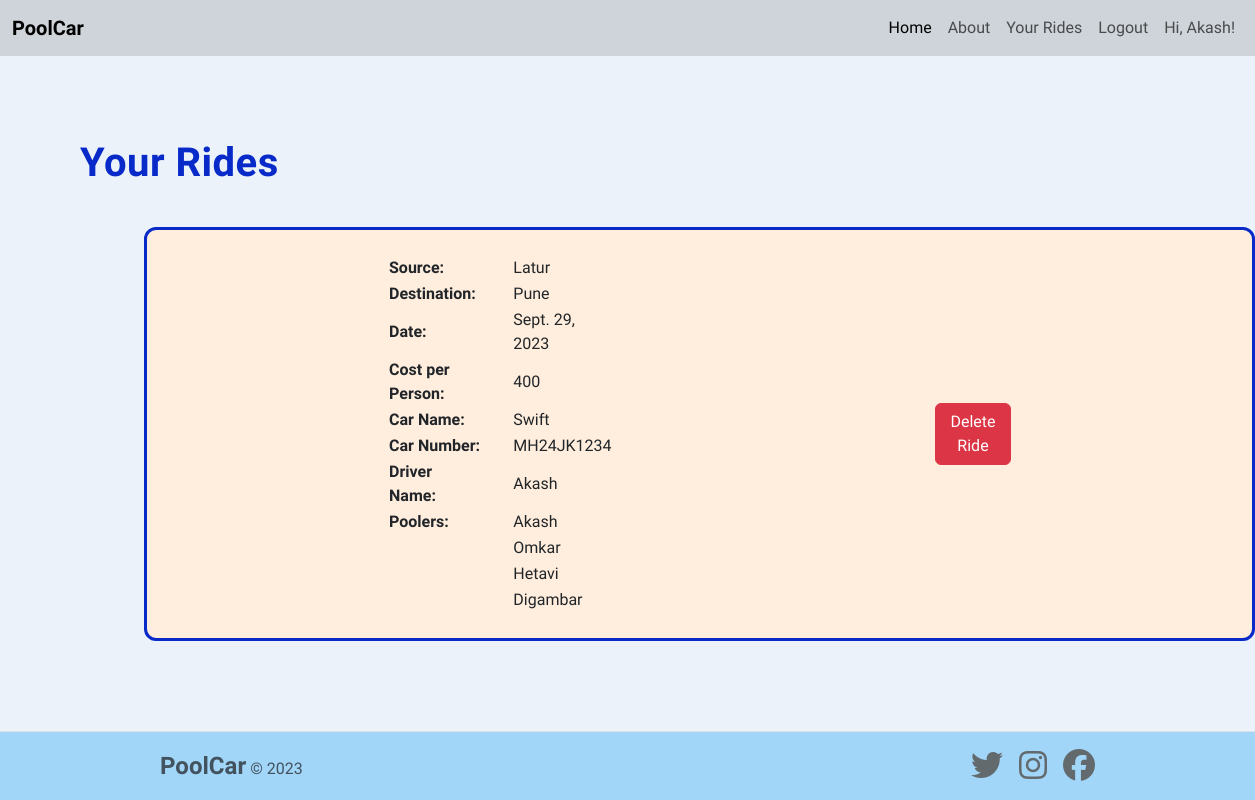
/published-rides/ (signed in), run on the app's committed database.
### pool_car/models.py (models this page shows, shortened)
class Ride(models.Model):
    publisher = models.ForeignKey(
        Profile, on_delete=models.CASCADE, related_name='rides')
    journey_details = models.ForeignKey(Journey, on_delete=models.CASCADE)
    car_details = models.ForeignKey(Car, on_delete=models.CASCADE)
    driver_details = models.ForeignKey(Driver, on_delete=models.CASCADE)
    poolers = models.ManyToManyField(Profile)

class Journey(models.Model):
    source = models.CharField(max_length=100, blank=False)
    destination = models.CharField(max_length=100, blank=False)
    date_of_journey = models.DateField(blank=False)
    number_of_seats = models.IntegerField(blank=False)
    cost_per_person = models.IntegerField(blank=False)

class Car(models.Model):
    car_name = models.CharField(max_length=100, blank=False)
    vehicle_number = models.CharField(max_length=10, blank=False)

class Driver(models.Model):
    driver_name = models.CharField(max_length=100, blank=False)
    driver_licence_number = models.CharField(max_length=16, blank=False)

class Profile(models.Model):
    user = models.ForeignKey(
        User, on_delete=models.CASCADE)

### pool_car/views.py (the view)
# urls.py: path("published-rides/", views.published_rides, name="published-rides-page"),
def published_rides(request):
    user = request.user
    rides = Ride.objects.filter(publisher__user__username=user.username)
    return render(request, "pool_car/published.html", {
        'rides': rides,
    })

### pool_car/templates/pool_car/published.html (shortened to what this page needs)
{% extends 'base.html' %}
{% load static %}
{% block css_files %}
<link rel="stylesheet" href="{% static 'pool_car/published.css' %}">
{% endblock css_files %}
{% block content %}
{% if user.is_authenticated %}
<br> <br> <br>
<h1 class="your-rides-heading"
  style="color: #072ac8; font-weight:bolder; letter-spacing: 0.03rem; padding-bottom: 2rem; padding-left:5rem; padding-top:1rem">
  Your Rides</h1>
{% for ride in rides %}
<ul style="margin-left: 7rem; display:flex; list-style-type: none; margin-bottom:5rem;">
  {% if user == ride.publisher.user %}
  <li style="background: #ffeedd; padding-top:0; padding-left: 15rem; padding-right: 15rem; border-radius: 12px; border: solid #072ac8;">
    <div style="display:flex;">
      <table>
        <tr>
          <td>
            <div style="padding-right: 20rem; align:left;">
              <table>
                <tr>
                  <td style="font-weight: bold; padding-right: 2rem;">
                    Source:
                  </td>
                  <td>
                    {{ ride.journey_details.source }}
                  </td>
                </tr>
                <tr>
                  <td style="font-weight: bold; padding-right: 2rem;">
                    Destination:
                  </td>
                  <td>
                    {{ ride.journey_details.destination }}
                  </td>
                </tr>
                <tr>
                  <td style="font-weight: bold; padding-right: 2rem;">
                    Date:
                  </td>
                  <td>
                    {{ ride.journey_details.date_of_journey }}
                  </td>
                </tr>
                <tr>
                  <td style="font-weight: bold; padding-right: 2rem;">
                    Cost per Person:
                  </td>
                  <td>
                    {{ ride.journey_details.cost_per_person }}
                  </td>
                </tr>
                <tr>
                  <td style="font-weight: bold; padding-right: 2rem;">
                    Car Name:
                  </td>
                  <td>
                    {{ ride.car_details.car_name }}
                  </td>
                </tr>
                <tr>
                  <td style="font-weight: bold; padding-right: 2rem;">
                    Car Number:
                  </td>
                  <td>
                    {{ ride.car_details.vehicle_number }}
                  </td>
                </tr>
                <tr>
                  <td style="font-weight: bold; padding-right: 2rem;">
                    Driver Name:
                  </td>
                  <td>
                    {{ ride.driver_details.driver_name }}
                  </td>
                </tr>
                <tr>
                  <td style="font-weight: bold; padding-right: 2rem;">
                    Poolers:
                  </td>
                    <td>
                      {{ ride.publisher.user.username | title }}
                    </td>
                    {% for pooler in ride.poolers.all %}
                    {% if ride.publisher.user.username != pooler.user.username %}
                      <tr>
                        <td></td>
                        <td>
                          {{ pooler.user.username | title }}
                        </td>
                      </tr>
                    {% endif %}
                    {% endfor %}
                  </tr>
                  <br>
                </table>
              </div>
              <br>
          </td>
          <td>
            <div>
              <form action='{% url 'delete-ride' ride.id %}' method=GET>
                <div class="publish-button-div d-flex justify-content-lg-center">
                  <button class="main-btn publish-btn btn btn-danger">
                    Delete Ride
                  </button>
                </div>
              </form>
            </div>
          </td>
      </table>
    </div>
  </li>
</ul>
{% endif %}
{% endfor %}
{% endif %}
{% endblock content %}

### templates/base.html (shortened to what this page needs)
{% load static %}
<!DOCTYPE html>
<html lang="en">
<head>
    <link href="https://cdn.jsdelivr.net/npm/bootstrap@5.3.0-alpha3/dist/css/bootstrap.min.css" rel="stylesheet"
 />
    <link rel="stylesheet" href="static/style.css" />
    {% block css_files %}
    {% endblock css_files %}
</head>
<body>
    <nav class="navbar-custom navbar navbar-expand-lg bg-dark-subtle fixed-top">
        <div class="container-fluid">
            <a class="navbar-brand" href="/">PoolCar</a>
            <div class="collapse navbar-collapse" id="navbarSupportedContent">
                <ul class="navbar-nav ms-auto mb-2 mb-lg-0">
                    <li class="nav-item">
                        <a class="nav-link active" aria-current="page" href="/">Home</a>
                    </li>
                    <li class="nav-item">
                        <a class="nav-link" href="{% url 'about-page' %}">About</a>
                    </li>
                    <li class="nav-item">
                        <a class="nav-link" href="{% url 'published-rides-page' %}">Your Rides</a>
                    </li>
                    {% if user.is_authenticated %}
                        <li class="login-item nav-item">
                            <a class="nav-link" href="{% url 'logout-page' %}">Logout</a>
                        </li>
                        <li class="login-item nav-item">
                            <a class="nav-link" href="">Hi, {{ user.username | title }}!</a>
                        </li>
                    {% endif %}
                </ul>
            </div>
        </div>
    </nav>
    {% block content %}
    {% endblock content %}
    <div class="footer">
        <footer class="d-flex flex-wrap justify-content-between align-items-center border-top fixed-bottom">
            <div class="col-md-4 d-flex align-items-center">
                <span class="mb-3 mb-md-0 text-muted">
                    <span class="footer-brand">PoolCar</span>
                    &copy; 2023
                </span>
            </div>
            <ul class="nav col-md-4 justify-content-end list-unstyled d-flex">
                <li class="ms-3">
                    <a href="#"><i class="footer-icon fa-brands fa-twitter"></i></a>
                </li>
                <li class="ms-3">
                    <a href="#"><i class="footer-icon fa-brands fa-instagram"></i></a>
                </li>
                <li class="ms-3">
                    <a href="#"><i class="footer-icon fa-brands fa-facebook"></i></a>
                </li>
            </ul>
        </footer>
    </div>
</body>
</html>

### static/style.css (style rules this page uses)
body { font-family: "Pathway Extreme", sans-serif; background-color: #ebf2fa; margin: 0; padding: 0; }
.navbar-custom { color: #624cab; display: inline; }
.navbar-brand { font-weight: 700; }
.login-item { font-weight: 500; }
footer { background-color: #a2d6f9; padding-left: 10rem; padding-right: 10rem; padding-bottom: 1rem; padding-top: 1rem; color: #a3bac3; }
.footer-brand { font-weight: bold; font-size: 1.5rem; }
.footer-icon { font-size: 2rem; color: #636a6d; }

### pool_car/static/pool_car/published.css (style rules this page uses)
body { font-family: "Pathway Extreme", sans-serif; background-color: #ebf2fa; }
footer { background-color: #a2d6f9; padding-left: 10rem; padding-right: 10rem; padding-bottom: 1rem; padding-top: 1rem; color: #a3bac3; }
.footer-brand { font-weight: bold; font-size: 1.5rem; }
.footer-icon { font-size: 2rem; color: #636a6d; }

### data on the page
Ride: journey_details.source "Latur", journey_details.destination "Pune", journey_details.date_of_journey "Sept. 29, 2023", journey_details.cost_per_person "400", car_details.car_name "Swift", car_details.vehicle_number "MH24JK1234", driver_details.driver_name "Akash", publisher.user.username "Akash"
Profile: user.username "Omkar"
Profile: user.username "Hetavi"
Profile: user.username "Digambar"

### other printed values
{{ user.username | title }} "Akash"
